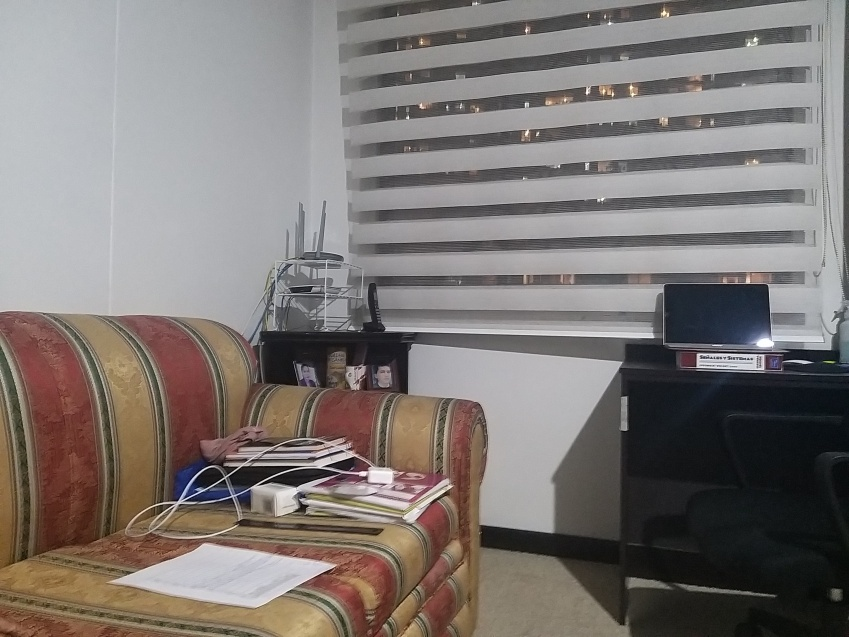
#> input picture Taller_5/ImagenesFi/image_1.jpg, 849 x 637 px
$ python taller_1_script_Rafael_Mora.py
#> lines starting #> are read from the running program, lines starting #| are printed output that depends on the picture; after the words box and inside, x2 and y2 are one past the last pixel; in counts of white or black regions, pixels touching at a corner belong together; long printed decimals are rounded
#> the answer given: Taller_5/ImagenesFi/image_1.jpg
### taller_1_Rafael_Mora.py
# Created by Christian Rafael Mora Parga
import cv2
import numpy as np


class basicColor:
    def __init__(self, ruta_img, imagen=None):
        self.path = ruta_img

        if imagen == None:
            self.image = None

    def displayProperties(self):

        # Se lee la imagen
        self.image = cv2.imread(self.path)
#> self.image is the input picture: shape (637, 849, 3); mean B, G, R 116.9, 120, 126.4
        # Se revisa que sea válida la imagen
        assert self.image is not None, "There is no image at {}".format(self.path)

        dimensions = self.image.shape
#> dimensions = (637, 849, 3)
        tam_mega_pixels = (dimensions[0]*dimensions[1])/10E6
#> tam_mega_pixels = 0.0541
        #se deja sin ñ y tildes en el output para evitar posibles errores:
        print('Tamano:', dimensions[0], 'x', dimensions[1], '=', tam_mega_pixels, 'MP')
#| Tamano: 637 x 849 = 0.05408 MP
        print('Canales:', dimensions[2])
#| Canales: 3
        return dimensions

    def makeBW(self):
        image_gray = cv2.cvtColor(self.image, cv2.COLOR_BGR2GRAY)
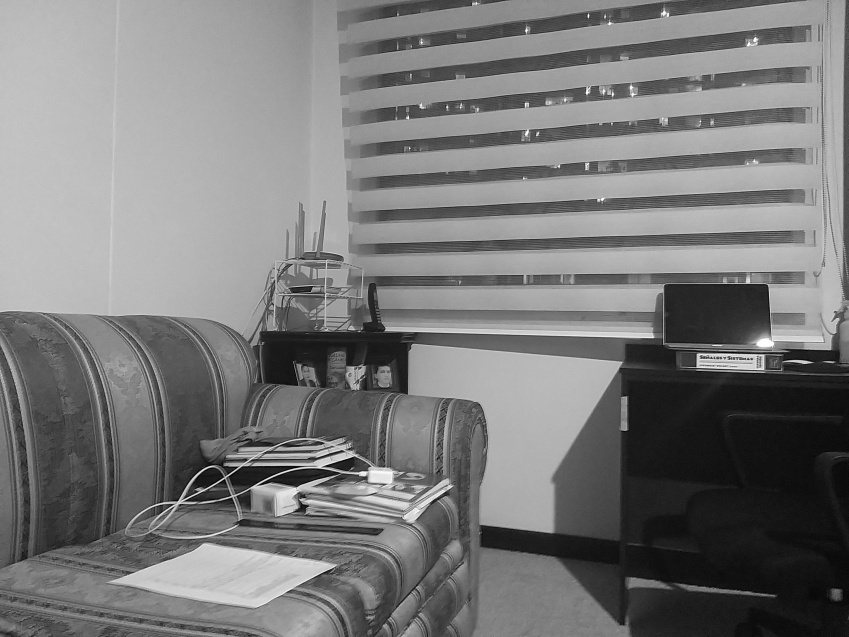
#> image_gray: shape (637, 849); min 1, max 255, mean 121.6
        # Umbral global de Otsu
        ret, Ibw_otsu = cv2.threshold(image_gray, 0, 255, cv2.THRESH_BINARY + cv2.THRESH_OTSU)
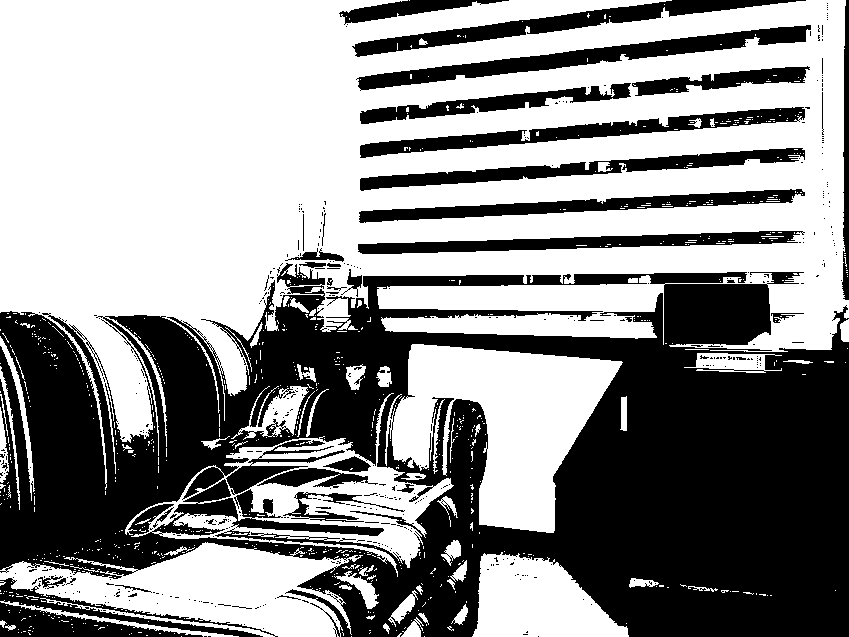
#> Ibw_otsu: shape (637, 849); 56.9% white; 464 black regions (423 under 20 px), largest, box (x1, y1, x2, y2) and area: (0, 263, 849, 637) 179472, (356, 25, 811, 91) 6531, (352, 0, 806, 57) 5620
#> ret = 114
#> the answer given: 3
        #cv2.imshow("Image", Ibw_otsu); cv2.waitKey(0)
        #Retorna la imagen bin:
        return Ibw_otsu

    def colorize(self, hue):
        # hue debe estar entre 0 y 179
#> called with hue = 3
        if hue > 179:
            hue = 179
        elif hue < 0:
            hue = 0
        print('hue =', hue)
        # Pasa de BGR a HSV
        image_hsv = cv2.cvtColor(self.image, cv2.COLOR_BGR2HSV)
#> image_hsv: shape (637, 849, 3); mean H, S, V 78, 37.3, 129
        h, s, v = cv2.split(image_hsv)
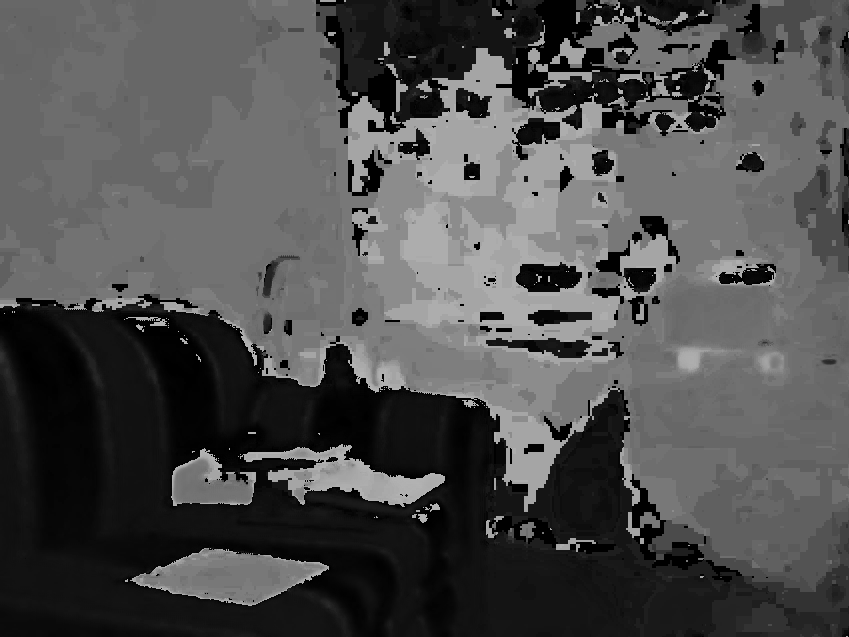
#> h: shape (637, 849); min 0, max 179, mean 78
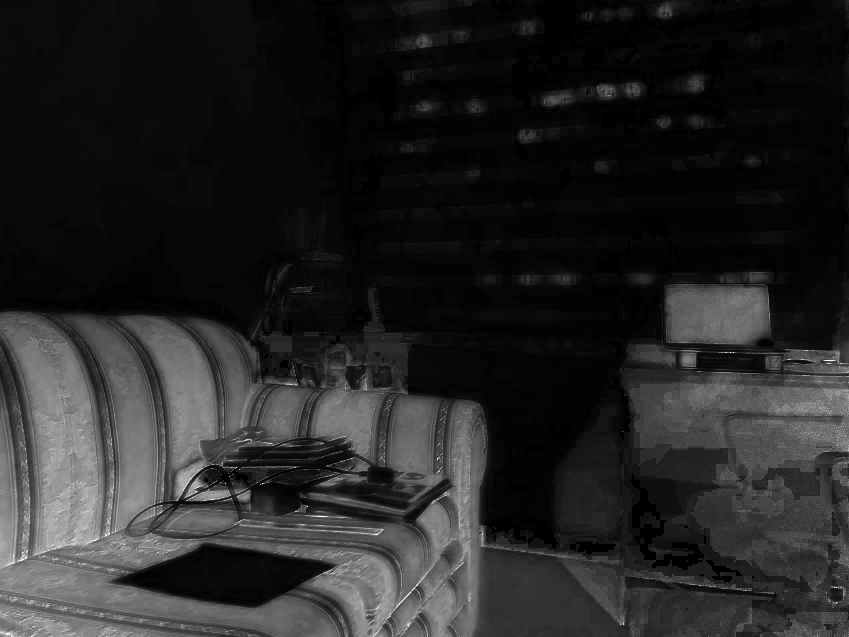
#> s: shape (637, 849); min 0, max 255, mean 37.3
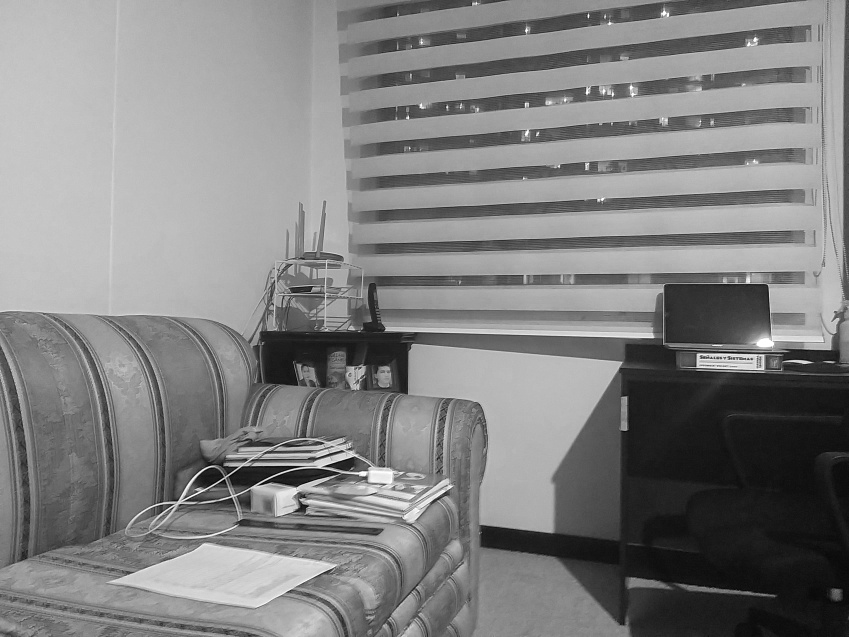
#> v: shape (637, 849); min 1, max 255, mean 129

        # lo pasa a un vector de unos, y multiplica cada pixel por hue
        h = hue*np.ones_like(h)
        image_hue = cv2.merge((h, s, v))
#> image_hue: shape (637, 849, 3); mean H, S, V 3, 37.3, 129
        #Pasa de HSV a BGR
        image_hue_bgr = cv2.cvtColor(image_hue, cv2.COLOR_HSV2BGR)
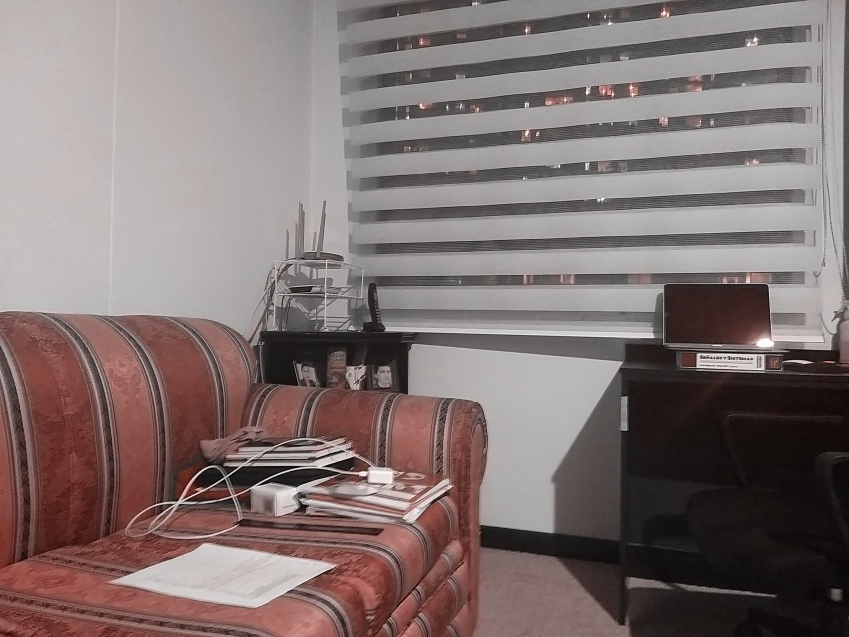
#> image_hue_bgr: shape (637, 849, 3); mean B, G, R 113.6, 115.1, 129
        #cv2.imshow("Image", image_hue_bgr); cv2.waitKey(0)
        #Retorna la imagen con hue modificado
        return image_hue_bgr

### taller_1_script_Rafael_Mora.py
# Created by Christian Rafael Mora Parga
import cv2
from taller_1_Rafael_Mora import basicColor

if __name__ == '__main__':

    #se pide al usuario la ruta de la imagen (absolura, o relativa si se halla en el mismo lugar del script)
    ruta = input('Ingrese la ruta sin comillas de la imagen: ')
    #se crea un objeto de la clase basicColor, y se ingresa la ruta
    objeto_clas = basicColor(ruta)

    #llamado del primer método
    objeto_clas.displayProperties()

    # llamado del segundo método que retorma su self para mostrar aquí la imagen
    img_blanc = objeto_clas.makeBW()
    cv2.imshow("Imagen en blanco", img_blanc)
    cv2.waitKey(0)

    # llamado del tercer método y solicitud de ingreso del parámetro hue
    # que retorma su self para mostrar aquí la imagen
    hue = int(input('Ingrese un valor de Hue entre 0 y 179: '))
    img_pros_hsv = objeto_clas.colorize(hue)
    cv2.imshow("Imagen Hue mod", img_pros_hsv)
    cv2.waitKey(0)

#'/Users/mac/PycharmProjects/pythonProject/Images/cat.png'

$ run again, on Taller_5/ImagenesFi/image_3.jpg
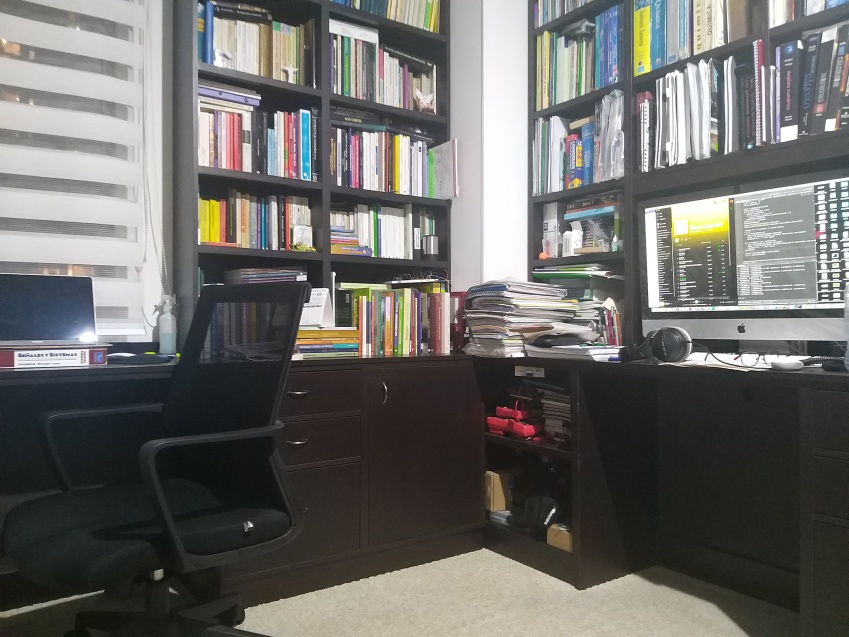
#> input picture Taller_5/ImagenesFi/image_3.jpg, 849 x 637 px
#> in displayProperties, self.image is the input picture: shape (637, 849, 3); mean B, G, R 103.7, 106.8, 107.7
#| Tamano: 637 x 849 = 0.05408 MP
#| Canales: 3
#> in makeBW, `ret, Ibw_otsu = cv2.threshold(image_gray, 0, 255, cv2.THRESH_BINARY + ..`:
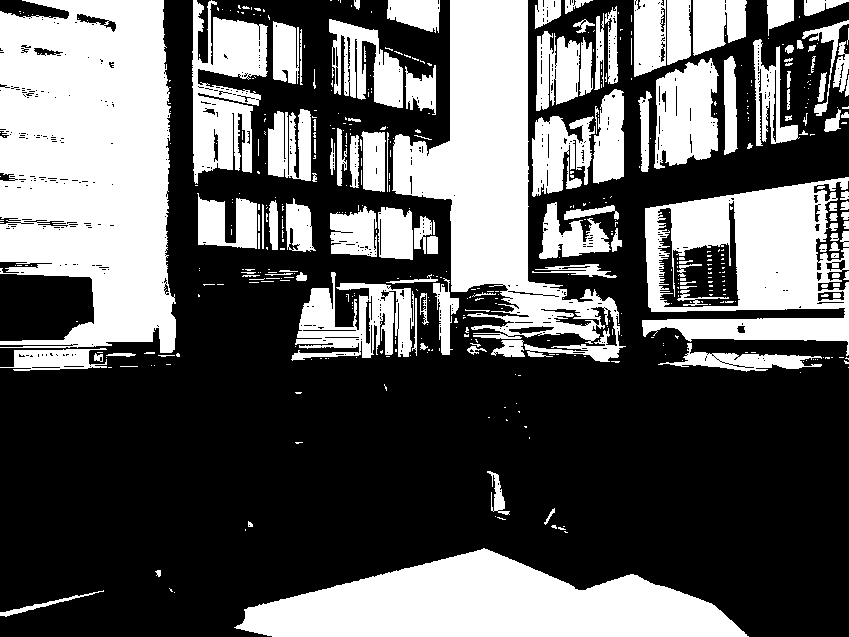
#> Ibw_otsu: shape (637, 849); 37.7% white; 502 white regions (376 under 20 px), largest, box (x1, y1, x2, y2) and area: (0, 0, 176, 353) 50228, (392, 0, 626, 362) 30718, (234, 548, 749, 637) 27808
#> ret = 123
#> image_hsv: shape (637, 849, 3); mean H, S, V 62.8, 34, 111.9
#> image_hue: shape (637, 849, 3); mean H, S, V 3, 34, 111.9
#> in colorize, `image_hue_bgr = cv2.cvtColor(image_hue, cv2.COLOR_HSV2BGR)`:
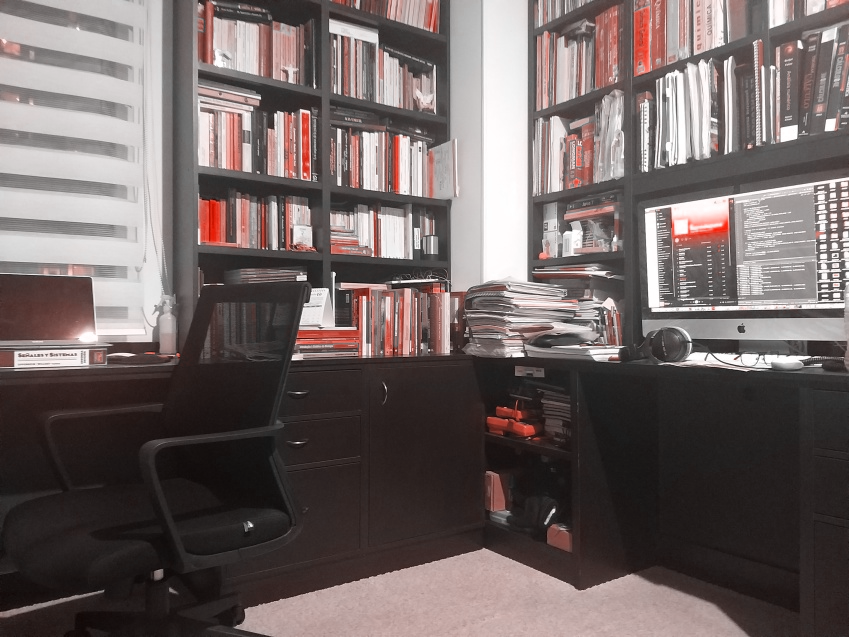
#> image_hue_bgr: shape (637, 849, 3); mean B, G, R 99.3, 100.5, 111.9
